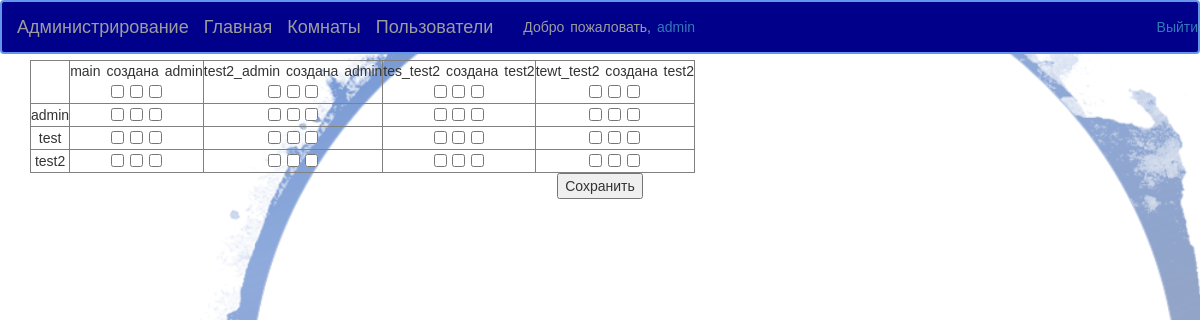
/manage_access_users (signed in), run on the app's committed database.
### social/models.py (models this page shows, shortened)
class Room(models.Model):
    name = models.CharField(max_length=200)
    creator = models.ForeignKey(User, on_delete=models.CASCADE, related_name='rooms')
    about = models.TextField(blank=True, null=True)
    def __str__(self):
        return self.name + ' создана ' + self.creator.username

### social/views.py (the view, shortened to what this page needs)
# urls.py: path('manage_access_users',views.manage_access_users),
def manage_access_users(request):
    if not request.user.is_staff:
        return HttpResponse('access x')
    print('manage_users')
    if request.method == 'GET':
        context = {}
        context['users'] = User.objects.all()
        context['rooms'] = Room.objects.all()
        data = {}
        for user in context['users']:
            data[user.username] = {}
            for room in context['rooms']:
                try:
                    access_level = RoomAccess.objects.get(user=user, room=room).access
                except RoomAccess.DoesNotExist:
                    access_level = 0
                data[user.username][room.name] = access_level
        context['data'] = data
        print(context)
        return render(request, 'social/manage_access_user.html', context)

### social/models.py (called while the page is built)
    def get_absolute_url(self):
        return 'user' + str(self.id)

### templates/social/manage_access_user.html (shortened to what this page needs)
{% extends "base.html" %}
{% block content %}
    <table>
        <tr>
        <td></td>
                {% for room in rooms %}
                    <td>
                        {{ room }} <br>
                        <input type="checkbox" id = "all_users_{{ room.name }}_read"  onclick="set_all_users('read','{{ room.name }}',this.checked)">
                        <input type="checkbox" id = "all_users_{{ room.name }}_write" onclick="set_all_users('write','{{ room.name }}',this.checked)">
                        <input type="checkbox" id = "all_users_{{ room.name }}_admin" onclick="set_all_users('admin','{{ room.name }}',this.checked)">
                    </td>
                {% endfor %}
        </tr>
        {% for u in users %}
            <tr>
            <td>
                {{ u }}
            </td>
                {% for room in rooms %}
                    <td>
                        <input type="checkbox" id = '{{ u }}_{{ room.name }}_read' onclick = "change_data('{{ u }}','{{ room.name }}')">
                        <input type="checkbox" id = '{{ u }}_{{ room.name }}_write' onclick = "change_data('{{ u }}','{{ room.name }}')">
                        <input type="checkbox" id = '{{ u }}_{{ room.name }}_admin' onclick = "change_data('{{ u }}','{{ room.name }}')">
                    </td>
                {% endfor %}
            </tr>
        {% endfor %}
    </table>
<button onclick="save_data();">Сохранить</button>
{% endblock %}

### templates/base.html (shortened to what this page needs)
<!DOCTYPE html>
    <head>
        {% load staticfiles %}
        {% load bootstrap3 %}
        {% bootstrap_css %} {% bootstrap_javascript %} {% bootstrap_messages %}
        <link rel="stylesheet" href= "{% static "social/css/main.css" %}">
  </head>
<body>
    <nav class="navbar navbar-inverse">
        <div class="container-fluid">
            <div class="navbar-header">
                {% if user.is_staff %}
                    <a class="navbar-brand" href="/manage">Администрирование</a>
                {% endif %}
                <a class="navbar-brand" href="/">Главная</a>
                <a class="navbar-brand" href="/rooms">Комнаты</a>
                <a class="navbar-brand" href="/users">Пользователи</a>
                    {% if user.is_authenticated %}
                        <p class="navbar-text">
                            Добро пожаловать, <a href="{{ user.profile.get_absolute_url }}">{{ user.username }}</a>
                        </p>
                    {% else %}
                        <p class="navbar-text">
                            <a href="{% url 'register' %}">Зарегистрироваться</a> | <a href="{% url 'login' %}">Войти</a>
                        </p>
                    {% endif %}
            </div>
            {% if user.is_authenticated %}
                <p class="navbar-text navbar-right"><a href="{% url 'logout' %}">Выйти</a></p>
            {% endif %}
        </div>
    </nav>
    <br> <br> <br>
    <div class="container" id = "content">
        {% block content %}
        {% endblock %}
    </div>
</body>
</html>

### social/static/social/css/main.css (style rules this page uses)
head, body { background-image: url("img/web2.PNG"); background-size: cover; background-attachment: fixed; font-family: sans-serif; text-align: center; word-spacing: 2px; word-break: break-all; }
nav.navbar-inverse { background-color: darkblue; border-color: cornflowerblue; border-width: 2px; position: fixed; width: 100%; font-family: Arial, sans-serif; }

### templates/social/manage_access_user.html (style rules this page uses)
table { border-collapse: collapse; border: 1px solid grey; }
td { border: 1px solid grey; }

### data on the page
Room: name+creator "main создана admin"
Room: name+creator "test2_admin создана admin"
Room: name+creator "tes_test2 создана test2"
Room: name+creator "tewt_test2 создана test2"

### other printed values
{{ user.username }} "admin"
{{ u }} "admin"
{{ u }} "test"
{{ u }} "test2"
